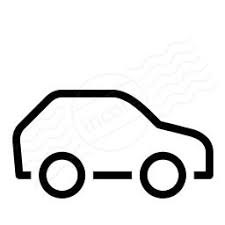
#> input picture server/certs/img.png, 225 x 225 px
$ python image_to_array.py
#> lines starting #> are read from the running program, lines starting #| are printed output that depends on the picture
import numpy as np
from PIL import Image

img = Image.open('img.png').convert('RGB')
arr = np.array(img)

# record the original shape
shape = arr.shape
#> shape = (225, 225, 3)

# make a 1-dimensional view of arr
flat_arr = arr.ravel()

# convert it to a matrix
vector = np.matrix(flat_arr)

# do something to the vector
vector[:,::10] = 128

# reform a numpy array of the original shape
arr2 = np.asarray(vector).reshape(shape)
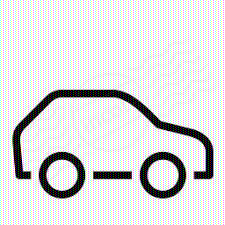
#> arr2: shape (225, 225, 3); mean of channels 0, 1, 2 220.8, 220.8, 220.8; drawn as R, G, B

print()
